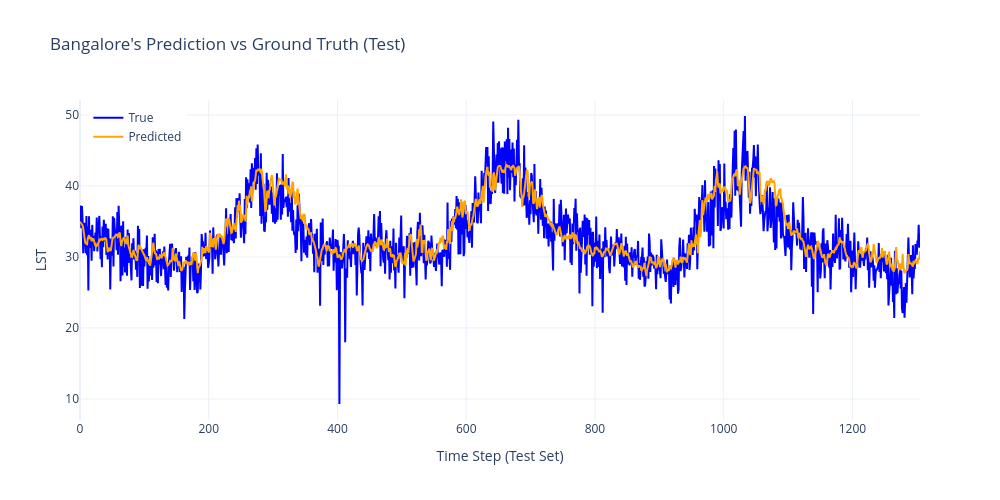

The notebook cell saved with this chart:
### Code cell
plot_predictions_plotly(y_true_blr, y_pred_blr, title="Bangalore's Prediction vs Ground Truth (Test)")

### Figure 1 — Plotly figure (JSON) as saved in the notebook; plotly's stock layout.template omitted (floating-point values rounded to 4 significant figures; data arrays with more than 128 entries replaced by an {"elided": "..."} marker saying what was removed)
{"data": [{"line": {"color": "blue"}, "mode": "lines", "name": "True", "type": "scatter", "y": {"elided": "1306 float values"}}, {"line": {"color": "orange"}, "mode": "lines", "name": "Predicted", "type": "scatter", "y": {"elided": "1306 float values"}}], "layout": {"height": 500, "legend": {"x": 0.01, "y": 0.99}, "title": {"text": "Bangalore's Prediction vs Ground Truth (Test)"}, "width": 1000, "xaxis": {"title": {"text": "Time Step (Test Set)"}}, "yaxis": {"title": {"text": "LST"}}}}
